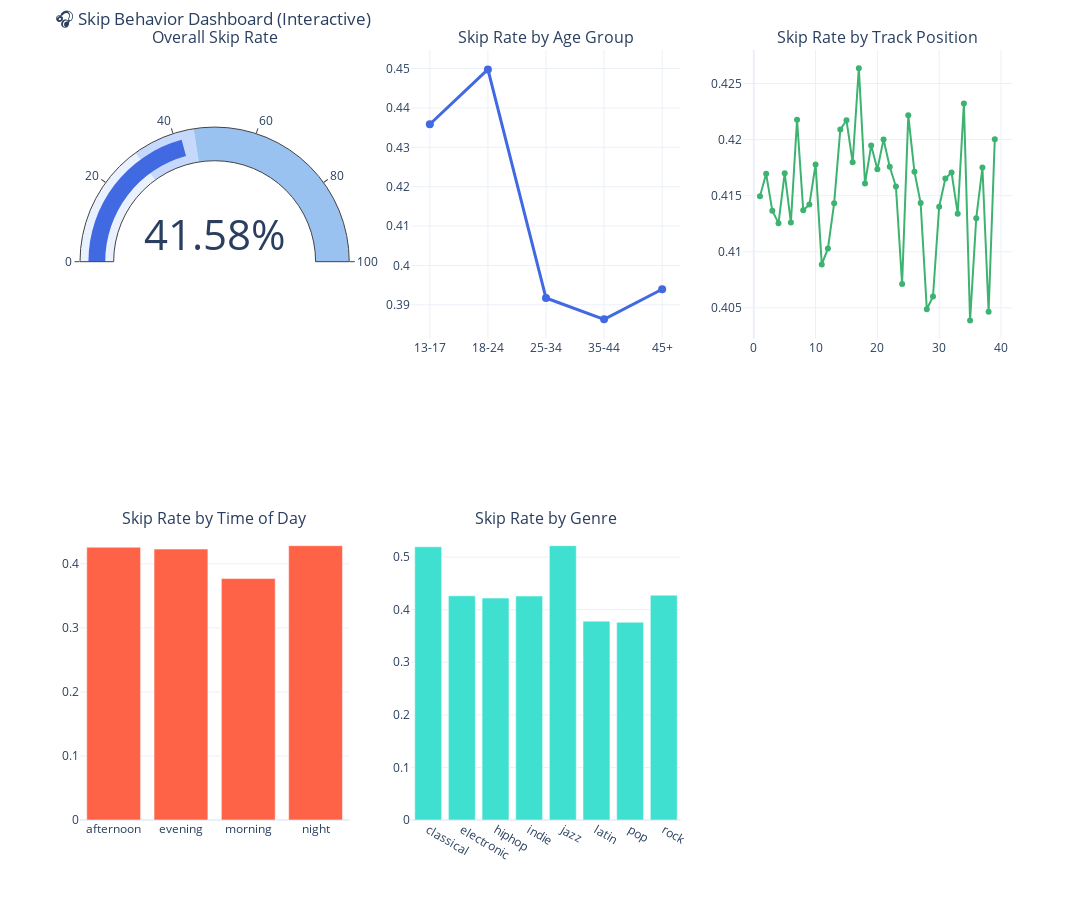

The code cell stored with this chart in its notebook:
### Code cell
import plotly.graph_objects as go
from plotly.subplots import make_subplots

# --- KPI ---
overall_skip_rate = df["skip"].mean() * 100

# --- Prepare aggregated data ---
age_df = df.groupby("age_group")["skip"].mean().reset_index()
pos_df = df.groupby("position")["skip"].mean().reset_index()
tod_df = df.groupby("time_of_day")["skip"].mean().reset_index()
genre_df = df.groupby("genre")["skip"].mean().reset_index()

# --- Create Subplots Grid ---
fig = make_subplots(
    rows=2, cols=3,
    specs=[
        [{"type": "indicator"}, {"type": "scatter"}, {"type": "bar"}],
        [{"type": "bar"}, {"type": "bar"}, {"type": "bar"}]
    ],
    subplot_titles=[
        "Overall Skip Rate",
        "Skip Rate by Age Group",
        "Skip Rate by Track Position",
        "Skip Rate by Time of Day",
        "Skip Rate by Genre",
        ""
    ]
)

# === KPI (Row 1, Col 1) ===
fig.add_trace(
    go.Indicator(
        mode="gauge+number",
        value=overall_skip_rate,
        number={"suffix": "%", "valueformat": ".2f"},
        gauge={
            "axis": {"range": [0, 100]},
            "bar": {"color": "royalblue"},
            "steps": [
                {"range": [0, 30], "color": "#E8F1FD"},
                {"range": [30, 45], "color": "#C6D8FB"},
                {"range": [45, 100], "color": "#99C2F1"},
            ],
        },
    ),
    row=1, col=1
)

# === Age Group Line ===
fig.add_trace(
    go.Scatter(
        x=age_df["age_group"],
        y=age_df["skip"],
        mode="lines+markers",
        line=dict(width=3, color="royalblue"),
        marker=dict(size=8)
    ),
    row=1, col=2
)

# === Track Position ===
fig.add_trace(
    go.Scatter(
        x=pos_df["position"],
        y=pos_df["skip"],
        mode="lines+markers",
        line=dict(width=2, color="mediumseagreen"),
    ),
    row=1, col=3
)

# === Time of Day ===
fig.add_trace(
    go.Bar(
        x=tod_df["time_of_day"],
        y=tod_df["skip"],
        marker_color="tomato"
    ),
    row=2, col=1
)

# === Genre ===
fig.add_trace(
    go.Bar(
        x=genre_df["genre"],
        y=genre_df["skip"],
        marker_color="turquoise"
    ),
    row=2, col=2
)

# --- Final Layout ---
fig.update_layout(
    height=900,
    width=1600,
    template="plotly_white",
    title_text="🎧 Skip Behavior Dashboard (Interactive)",
    showlegend=False,
    margin=dict(t=50)
)

fig.show()

### Figure 1 — Plotly figure (JSON) as saved in the notebook; plotly's stock layout.template omitted (floating-point values rounded to 4 significant figures)
{"data": [{"domain": {"x": [0, 0.2889], "y": [0.625, 1]}, "gauge": {"axis": {"range": [0, 100]}, "bar": {"color": "royalblue"}, "steps": [{"color": "#E8F1FD", "range": [0, 30]}, {"color": "#C6D8FB", "range": [30, 45]}, {"color": "#99C2F1", "range": [45, 100]}]}, "mode": "gauge+number", "number": {"suffix": "%", "valueformat": ".2f"}, "type": "indicator", "value": 41.58}, {"line": {"color": "royalblue", "width": 3}, "marker": {"size": 8}, "mode": "lines+markers", "type": "scatter", "x": ["13-17", "18-24", "25-34", "35-44", "45+"], "xaxis": "x", "y": [0.4359, 0.4498, 0.3917, 0.3863, 0.3939], "yaxis": "y"}, {"line": {"color": "mediumseagreen", "width": 2}, "mode": "lines+markers", "type": "scatter", "x": [1, 2, 3, 4, 5, 6, 7, 8, 9, 10, 11, 12, 13, 14, 15, 16, 17, 18, 19, 20, 21, 22, 23, 24, 25, 26, 27, 28, 29, 30, 31, 32, 33, 34, 35, 36, 37, 38, 39], "xaxis": "x2", "y": [0.4149, 0.4169, 0.4137, 0.4125, 0.417, 0.4126, 0.4218, 0.4137, 0.4142, 0.4178, 0.4089, 0.4103, 0.4143, 0.4209, 0.4217, 0.418, 0.4264, 0.4161, 0.4195, 0.4173, 0.42, 0.4176, 0.4158, 0.4071, 0.4222, 0.4171, 0.4143, 0.4049, 0.406, 0.414, 0.4165, 0.4171, 0.4134, 0.4232, 0.4039, 0.413, 0.4175, 0.4047, 0.42], "yaxis": "y2"}, {"marker": {"color": "tomato"}, "type": "bar", "x": ["afternoon", "evening", "morning", "night"], "xaxis": "x3", "y": [0.4259, 0.423, 0.3771, 0.4283], "yaxis": "y3"}, {"marker": {"color": "turquoise"}, "type": "bar", "x": ["classical", "electronic", "hiphop", "indie", "jazz", "latin", "pop", "rock"], "xaxis": "x4", "y": [0.5197, 0.4264, 0.4221, 0.426, 0.5218, 0.3783, 0.3762, 0.4276], "yaxis": "y4"}], "layout": {"annotations": [{"font": {"size": 16}, "showarrow": false, "text": "Overall Skip Rate", "x": 0.1444, "xanchor": "center", "xref": "paper", "y": 1, "yanchor": "bottom", "yref": "paper"}, {"font": {"size": 16}, "showarrow": false, "text": "Skip Rate by Age Group", "x": 0.5, "xanchor": "center", "xref": "paper", "y": 1, "yanchor": "bottom", "yref": "paper"}, {"font": {"size": 16}, "showarrow": false, "text": "Skip Rate by Track Position", "x": 0.8556, "xanchor": "center", "xref": "paper", "y": 1, "yanchor": "bottom", "yref": "paper"}, {"font": {"size": 16}, "showarrow": false, "text": "Skip Rate by Time of Day", "x": 0.1444, "xanchor": "center", "xref": "paper", "y": 0.375, "yanchor": "bottom", "yref": "paper"}, {"font": {"size": 16}, "showarrow": false, "text": "Skip Rate by Genre", "x": 0.5, "xanchor": "center", "xref": "paper", "y": 0.375, "yanchor": "bottom", "yref": "paper"}], "height": 900, "margin": {"t": 50}, "showlegend": false, "title": {"text": "🎧 Skip Behavior Dashboard (Interactive)"}, "width": 1600, "xaxis": {"anchor": "y", "domain": [0.3556, 0.6444]}, "xaxis2": {"anchor": "y2", "domain": [0.7111, 1]}, "xaxis3": {"anchor": "y3", "domain": [0, 0.2889]}, "xaxis4": {"anchor": "y4", "domain": [0.3556, 0.6444]}, "xaxis5": {"anchor": "y5", "domain": [0.7111, 1]}, "yaxis": {"anchor": "x", "domain": [0.625, 1]}, "yaxis2": {"anchor": "x2", "domain": [0.625, 1]}, "yaxis3": {"anchor": "x3", "domain": [0, 0.375]}, "yaxis4": {"anchor": "x4", "domain": [0, 0.375]}, "yaxis5": {"anchor": "x5", "domain": [0, 0.375]}}}
